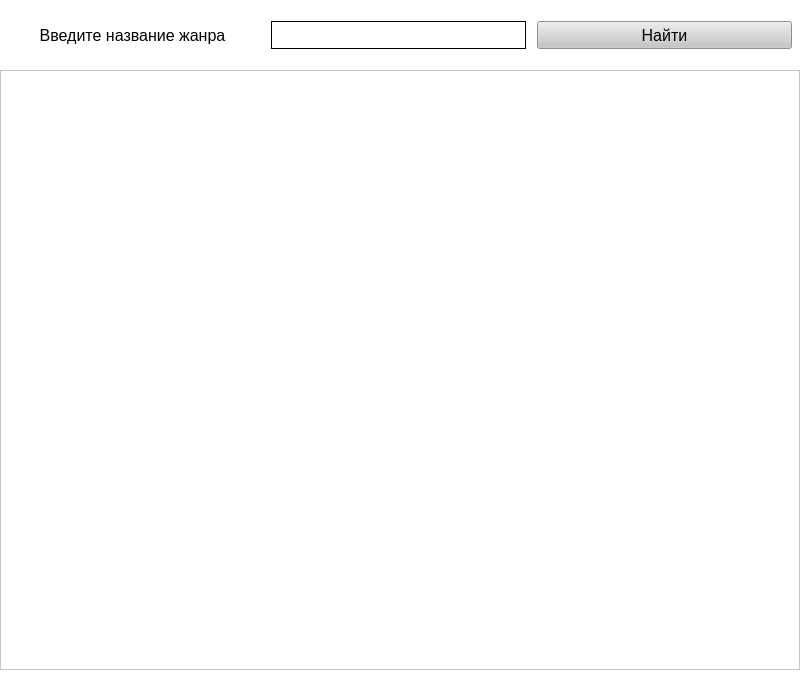
<?xml version="1.0" encoding="UTF-8"?>
<ui version="4.0">
 <class>MainWindow</class>
 <widget class="QMainWindow" name="MainWindow">
  <property name="geometry">
   <rect>
    <x>0</x>
    <y>0</y>
    <width>800</width>
    <height>700</height>
   </rect>
  </property>
  <property name="minimumSize">
   <size>
    <width>800</width>
    <height>700</height>
   </size>
  </property>
  <property name="maximumSize">
   <size>
    <width>800</width>
    <height>700</height>
   </size>
  </property>
  <property name="windowTitle">
   <string>Genres</string>
  </property>
  <property name="styleSheet">
   <string notr="true">background-color: rgb(255, 255, 255);</string>
  </property>
  <widget class="QWidget" name="centralwidget">
   <widget class="QWidget" name="horizontalWidget" native="true">
    <property name="geometry">
     <rect>
      <x>0</x>
      <y>10</y>
      <width>800</width>
      <height>50</height>
     </rect>
    </property>
    <property name="minimumSize">
     <size>
      <width>800</width>
      <height>50</height>
     </size>
    </property>
    <property name="maximumSize">
     <size>
      <width>800</width>
      <height>50</height>
     </size>
    </property>
    <layout class="QHBoxLayout" name="horizontalLayout">
     <item>
      <widget class="QLabel" name="label">
       <property name="sizePolicy">
        <sizepolicy hsizetype="Expanding" vsizetype="Expanding">
         <horstretch>0</horstretch>
         <verstretch>0</verstretch>
        </sizepolicy>
       </property>
       <property name="minimumSize">
        <size>
         <width>255</width>
         <height>28</height>
        </size>
       </property>
       <property name="maximumSize">
        <size>
         <width>255</width>
         <height>28</height>
        </size>
       </property>
       <property name="font">
        <font>
         <family>System</family>
         <pointsize>12</pointsize>
         <stylestrategy>PreferAntialias</stylestrategy>
        </font>
       </property>
       <property name="text">
        <string>Введите название жанра</string>
       </property>
       <property name="alignment">
        <set>Qt::AlignCenter</set>
       </property>
      </widget>
     </item>
     <item>
      <widget class="QLineEdit" name="input">
       <property name="sizePolicy">
        <sizepolicy hsizetype="Expanding" vsizetype="Ignored">
         <horstretch>0</horstretch>
         <verstretch>0</verstretch>
        </sizepolicy>
       </property>
       <property name="minimumSize">
        <size>
         <width>254</width>
         <height>28</height>
        </size>
       </property>
       <property name="maximumSize">
        <size>
         <width>255</width>
         <height>28</height>
        </size>
       </property>
       <property name="font">
        <font>
         <family>System</family>
         <pointsize>12</pointsize>
         <stylestrategy>PreferAntialias</stylestrategy>
        </font>
       </property>
       <property name="styleSheet">
        <string notr="true">border: 1px solid black;</string>
       </property>
       <property name="alignment">
        <set>Qt::AlignCenter</set>
       </property>
      </widget>
     </item>
     <item>
      <widget class="QPushButton" name="search">
       <property name="sizePolicy">
        <sizepolicy hsizetype="Expanding" vsizetype="Expanding">
         <horstretch>0</horstretch>
         <verstretch>0</verstretch>
        </sizepolicy>
       </property>
       <property name="minimumSize">
        <size>
         <width>255</width>
         <height>28</height>
        </size>
       </property>
       <property name="maximumSize">
        <size>
         <width>255</width>
         <height>28</height>
        </size>
       </property>
       <property name="font">
        <font>
         <family>System</family>
         <pointsize>12</pointsize>
        </font>
       </property>
       <property name="cursor">
        <cursorShape>PointingHandCursor</cursorShape>
       </property>
       <property name="styleSheet">
        <string notr="true">background-color: rgb(198, 198, 198);</string>
       </property>
       <property name="text">
        <string>Найти</string>
       </property>
      </widget>
     </item>
    </layout>
   </widget>
   <widget class="QTableWidget" name="table">
    <property name="geometry">
     <rect>
      <x>0</x>
      <y>70</y>
      <width>800</width>
      <height>600</height>
     </rect>
    </property>
    <property name="sizePolicy">
     <sizepolicy hsizetype="Fixed" vsizetype="Expanding">
      <horstretch>0</horstretch>
      <verstretch>0</verstretch>
     </sizepolicy>
    </property>
    <property name="minimumSize">
     <size>
      <width>800</width>
      <height>500</height>
     </size>
    </property>
    <property name="maximumSize">
     <size>
      <width>800</width>
      <height>600</height>
     </size>
    </property>
    <property name="font">
     <font>
      <family>System</family>
      <stylestrategy>PreferAntialias</stylestrategy>
     </font>
    </property>
   </widget>
  </widget>
 </widget>
 <resources/>
 <connections/>
</ui>
